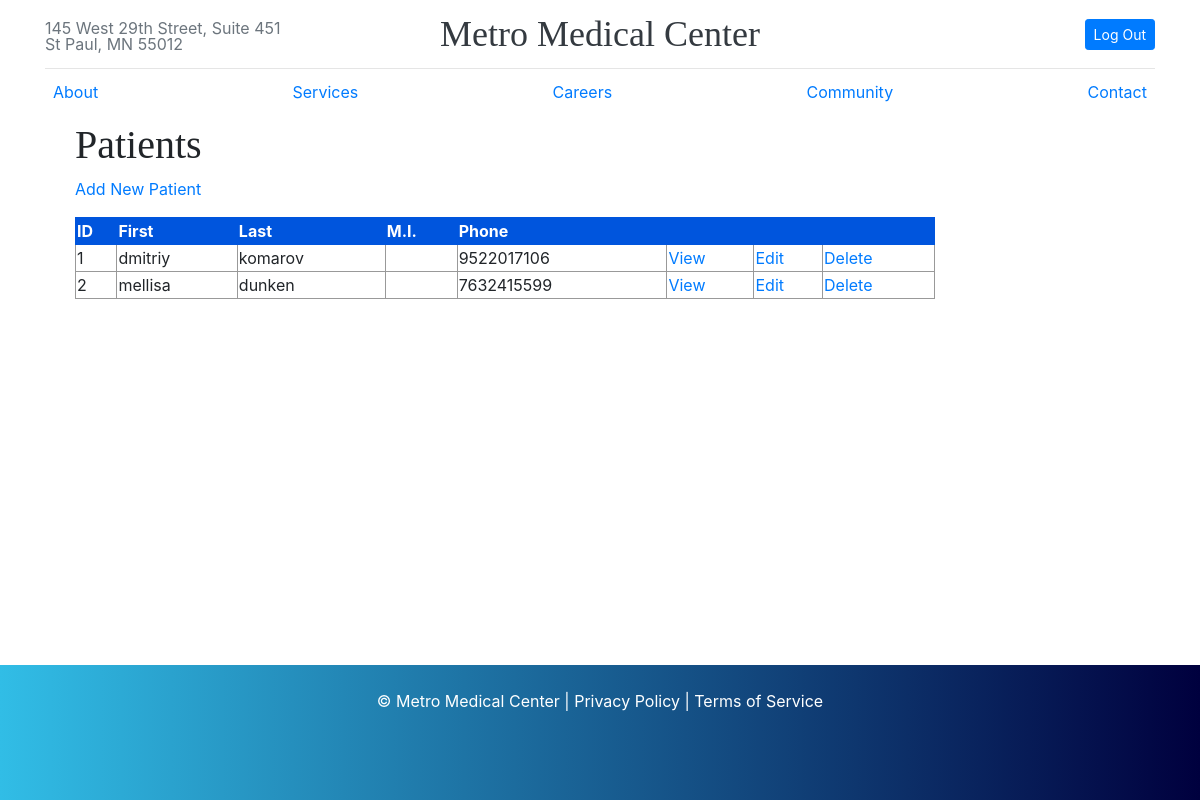
The app's page /metromed/public/administrator/patients/index.php (signed in), older data.
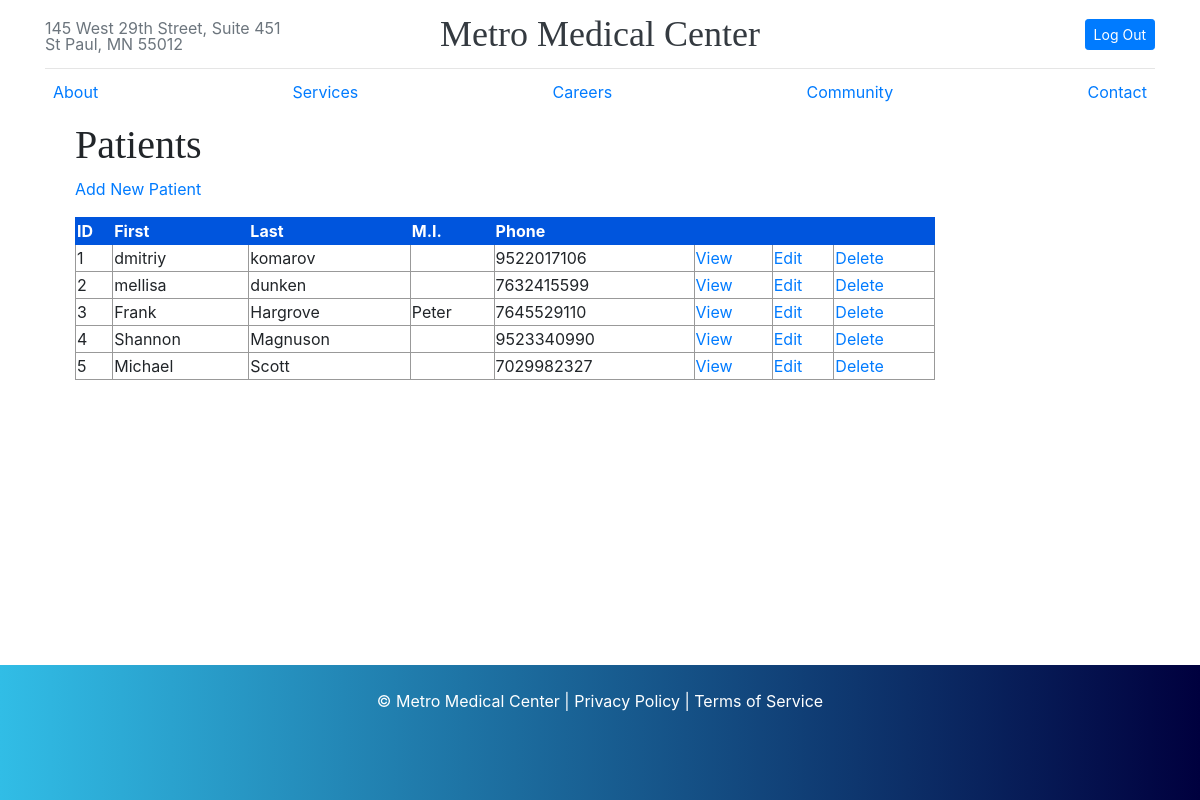
The same page, newer data.
### tables this page shows
CREATE TABLE user_info (
    user_id int NOT NULL AUTO_INCREMENT ,
    f_name varchar(50) NOT NULL,
    l_name varchar(50) NOT NULL,
    m_name varchar(50) NOT NULL,
    address varchar(255) NOT NULL,
    city varchar(50) NOT NULL,
    state varchar(50) NOT NULL,
    zip varchar(50) NOT NULL,
    phone_number bigint NOT NULL,
    dob DATE,
    ins_id int NOT NULL,
    policy_number varchar(50),
    PRIMARY KEY (user_id),
    FOREIGN KEY (ins_id) REFERENCES insurance(ins_id)
);

### metromed/private/functions.php (called while the page is built, shortened)
<?php
function url_for($script_path) {
  if($script_path[0] != '/') {
    $script_path = "/" . $script_path;
  }
  return WWW_ROOT . $script_path;
}
function u($string="") {
  return urlencode($string);
}
function h($string="") {
  return htmlspecialchars($string);
}
?>

### metromed/private/query_functions.php (called while the page is built, shortened)
<?php
  function find_all_patients() {
    global $db;
    $sql = "SELECT * FROM user_info ";
    $sql .= "ORDER BY user_id ASC";
    $result = mysqli_query($db, $sql);
    return $result;
  }
?>

### metromed/public/administrator/patients/index.php (the view, shortened to what this page needs)
<?php
include(SHARED_PATH . '/metromed_header.php');
  $patient_set = find_all_patients();
?>
<div id="content">
  <div class="subjects listing">
    <h1>Patients</h1>
    <div class="actions">
      <a class="actions" href="<?php echo url_for('/administrator/patients/new.php'); ?>">Add New Patient</a>
    </div>
  	<table class="list">
  	  <tr>
        <th>ID</th>
        <th>First</th>
        <th>Last</th>
  	    <th>M.I.</th>
        <th>Phone</th>
  	    <th>&nbsp;</th>
  	    <th>&nbsp;</th>
        <th>&nbsp;</th>
  	  </tr>
      <?php while($patient = mysqli_fetch_assoc($patient_set)) { ?>
        <tr>
          <td><?php echo h($patient['user_id']); ?></td>
          <td><?php echo h($patient['f_name']); ?></td>
          <td><?php echo h($patient['l_name']); ?></td>
    	    <td><?php echo h($patient['m_name']); ?></td>
          <td><?php echo h($patient['phone_number']); ?></td>
          <td><a class="action" href="<?php echo url_for('/administrator/patients/view.php?user_id=' . h(u($patient['user_id']))); ?>">View</a></td>
          <td><a class="action" href="<?php echo url_for('/administrator/patients/edit.php?user_id=' . h(u($patient['user_id']))); ?>">Edit</a></td>
          <td><a class="action" href="<?php echo url_for('/administrator/patients/remove.php?user_id=' . h(u($patient['user_id']))); ?>">Delete</a></td>
    	  </tr>
      <?php } ?>
  	</table>
  </div>
</div>
<?php include(SHARED_PATH . '/metromed_footer.php'); ?>

### metromed/private/shared/metromed_header.php (shortened to what this page needs)
<!DOCTYPE html>
<html>
<head>
    <link rel="stylesheet" href="https://stackpath.bootstrapcdn.com/bootstrap/4.3.1/css/bootstrap.min.css">
    <link rel="stylesheet" href="<?php echo url_for('/assets/css/metromed.css'); ?>" />
</head>
<body>
 <div class="container">
    <header class="site-header py-3">
      <div class="row flex-nowrap justify-content-between align-items-center">
        <div class="col-4 pt-1">
          <a class="text-muted">145 West 29th Street, Suite 451 <br>St Paul, MN 55012</a>
        </div>
        <div class="col-4 text-center">
          <a class="site-header-logo text-dark" href="<?php echo url_for('index.php') ?>">Metro Medical Center</a>
        </div>
        <div class="col-4 d-flex justify-content-end align-items-center">
          <?php if($_SESSION['loggedin'] == true){
            echo '<a class="btn btn-sm btn-primary" href="';
            echo url_for('logout.php');
            echo '">Log Out</a>';
          } else {
            echo '<a class="btn btn-sm btn-primary" href="';
            echo url_for('login.php');
            echo '">Login</a>';
          }
          ?>
        </div>
      </div>
    </header>
    <div class="nav-scroller py-1 mb-2">
      <nav class="nav d-flex justify-content-between">
        <a class="p-2 text-primary" href="<?php echo url_for('about.php') ?>">About</a>
        <a class="p-2 text-primary" href="<?php echo url_for('services.php') ?>">Services</a>
        <a class="p-2 text-primary" href="<?php echo url_for('careers.php') ?>">Careers</a>
        <a class="p-2 text-primary" href="<?php echo url_for('community.php') ?>">Community</a>
        <a class="p-2 text-primary" href="<?php echo url_for('contact.php') ?>">Contact</a>
      </nav>
    </div>

### metromed/private/shared/metromed_footer.php
    </div>
    <footer class="page-footer">
      <p>© Metro Medical Center | Privacy Policy | Terms of Service</p>
    </footer>
  </body>
</html>

### metromed/public/assets/css/metromed.css (style rules this page uses)
body { min-height: 100vh; position: relative; margin: 0; padding-bottom: 150px; }
.site-header { line-height: 1; border-bottom: 1px solid #e5e5e5; }
.site-header-logo { font-family: "Playfair Display", Georgia, "Times New Roman", serif; font-size: 2.25rem; }
h1, h2, h3, h4, h5, h6 { font-family: "Playfair Display", Georgia, "Times New Roman", serif; }
.nav-scroller { position: relative; z-index: 2; height: 2.75rem; overflow-y: hidden; }
.nav-scroller .nav { display: -webkit-box; display: -ms-flexbox; display: flex; -ms-flex-wrap: nowrap; flex-wrap: nowrap; padding-bottom: 1rem; margin-top: -1px; overflow-x: auto; text-align: center; white-space: nowrap; -webkit-overflow-scrolling: touch; }
.form-signin h1, p { text-align: center; }
.page-footer { position: absolute; bottom: 0; padding: 1.5rem 0; height: 135px; color: #fff; width: 100%; background: #00003E; background: -webkit-linear-gradient(to right, #31BDE6, #00003E); background: linear-gradient(to right, #31BDE6, #00003E); text-align: center; }
.page-footer p:last-child { margin-bottom: 0; }
#content { width: 920px; min-height: 500px; padding: 0 30px; }
.actions { margin-bottom: 1em; }
table { border-collapse: collapse; vertical-align: top; }
table.list { width: 100%; }
table.list tr td { border: 1px solid #999999; }
table.list tr th { border: 1px solid #0055DD; background: #0055DD; color: white; text-align: left; }

Row changes from the older to the newer data that the page shows:
added user_info: user_id "3", f_name "Frank", l_name "Hargrove", m_name "Peter", phone_number "7645529110"
added user_info: user_id "4", f_name "Shannon", l_name "Magnuson", phone_number "9523340990"
added user_info: user_id "5", f_name "Michael", l_name "Scott", phone_number "7029982327"
